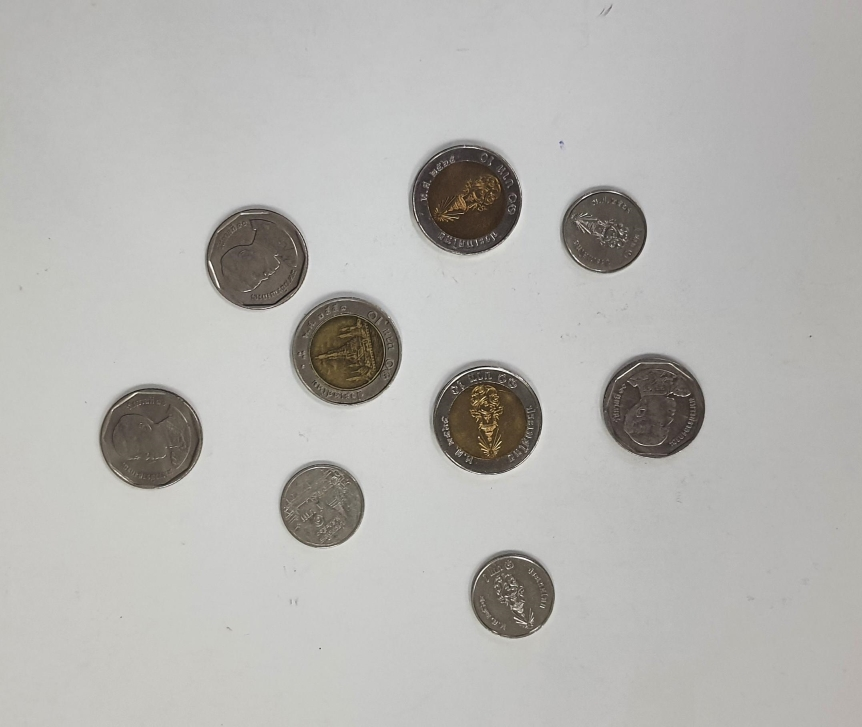
#> input picture resize_coins.jpg, 862 x 727 px
$ python w9-1.py
#> lines starting #> are read from the running program, lines starting #| are printed output that depends on the picture; after the words box and inside, x2 and y2 are one past the last pixel; in counts of white or black regions, pixels touching at a corner belong together
import cv2 as cv
import numpy as np

img = cv.imread("resize_coins.jpg")
#> img is the input picture: shape (727, 862, 3); mean B, G, R 177.6, 180.8, 181.9
gray_img = cv.cvtColor(img, cv.COLOR_BGR2GRAY)
kernel = np.ones((10,10),np.uint8)


_, binary = cv.threshold(gray_img, 128, 255, cv.THRESH_BINARY_INV)
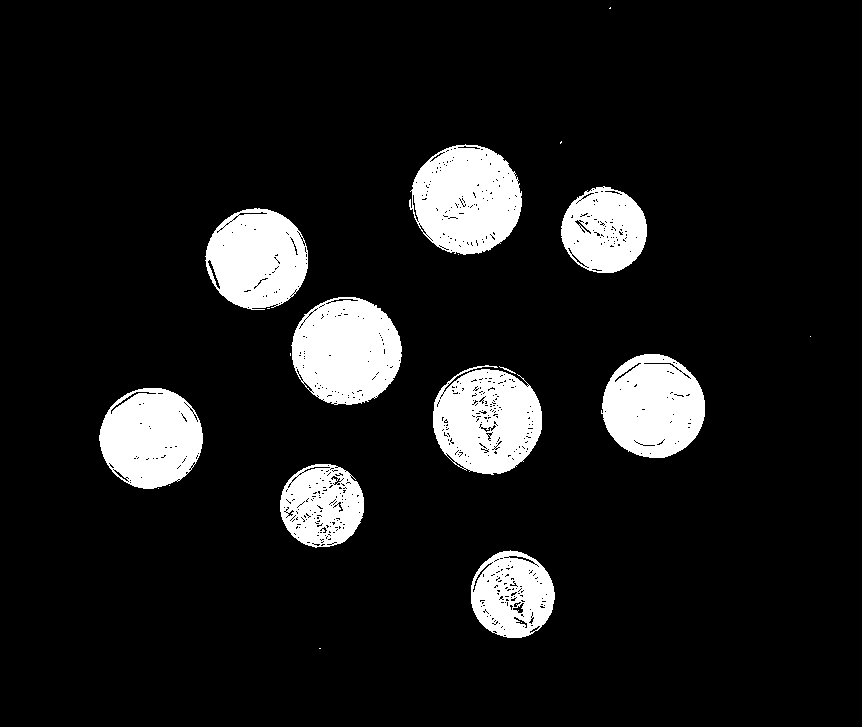
#> binary: shape (727, 862); 10.6% white; 20 white regions (10 under 20 px), largest, box (x1, y1, x2, y2) and area: (409, 144, 522, 255) 9241, (291, 297, 402, 405) 9114, (433, 365, 542, 475) 8619
closed = cv.morphologyEx(binary,cv.MORPH_CLOSE,kernel,10)
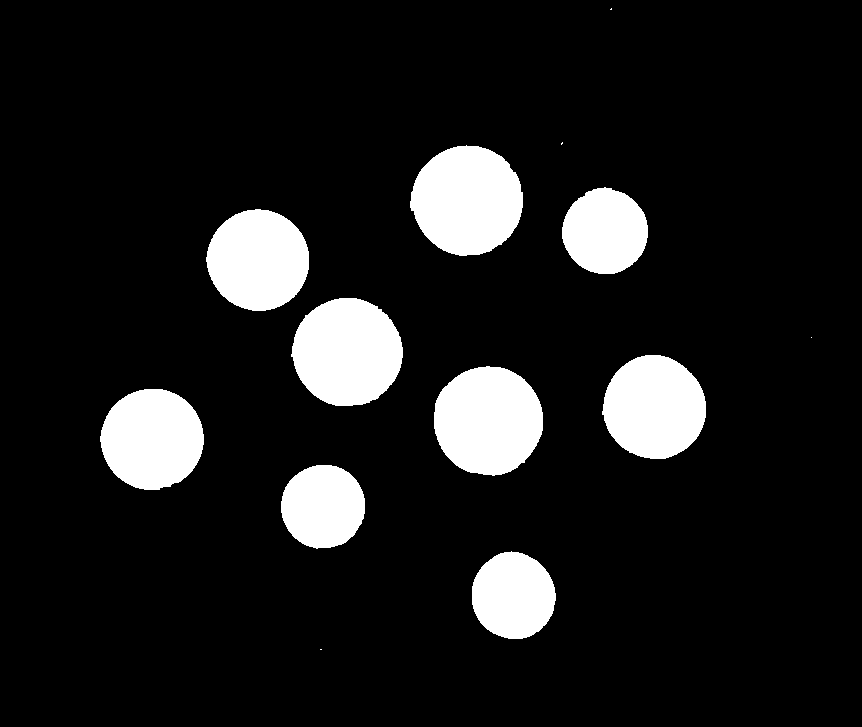
#> closed: shape (727, 862); 11.2% white; 13 white regions (4 under 20 px)
blur = cv.GaussianBlur(closed,(5,5),10)

contour_line,hierarchy = cv.findContours(blur,cv.RETR_EXTERNAL,cv.CHAIN_APPROX_NONE)
#> contour_line = 13 contours, 1 with area under 20; largest, box (x1, y1, x2, y2) and area: (408, 143, 525, 258) 10360, (432, 364, 545, 478) 10114, (289, 296, 405, 408) 10101, (600, 353, 708, 461) 9065, (98, 387, 206, 492) 8866
draw_contour = cv.drawContours(img,contour_line,-1,(0,255,255),3)
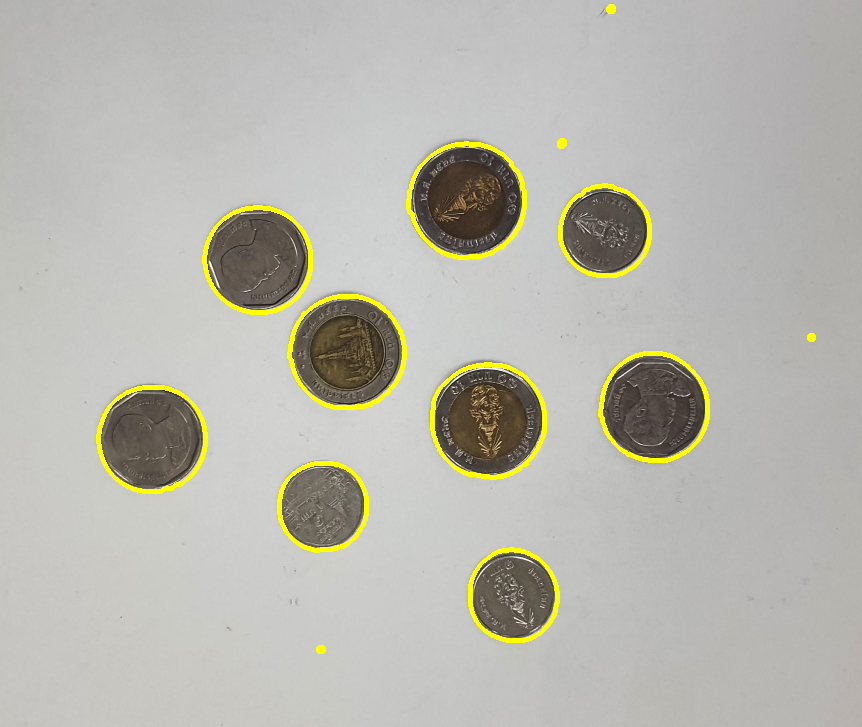
#> draw_contour: shape (727, 862, 3); mean B, G, R 174, 182.6, 183.7


cv.imshow("image",closed)
cv.waitKey(0)
cv.destroyAllWindows()
